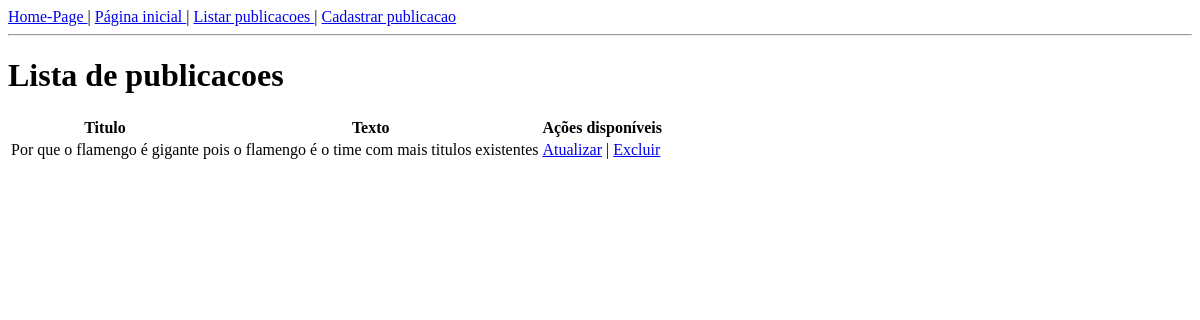
The app's page /forum/lista/ with its own data.
### forum/models.py (models this page shows)
class Publicacao(models.Model):
    id = models.AutoField(primary_key=True)
    titulo = models.CharField(
    max_length=100, help_text='Entre o titulo')
    texto = models.CharField(
    max_length=10000, help_text='Digite o texto da publicacao')

### forum/views.py (the view)
# urls.py: path('lista/', views.PublicacaoListView.as_view(),
class PublicacaoListView(View):
    def get(self, request, *args, **kwargs):
        publicacoes = Publicacao.objects.all()
        contexto = { 'publicacoes': publicacoes, }
        return render(
                request,
                'forum/listaPublicacoes.html',
                contexto)

### forum/templates/forum/listaPublicacoes.html (shortened to what this page needs)
{% load static %}
<!DOCTYPE html>
<html>
<head>
<link rel="stylesheet" href="{% static 'forum/css/estilo.css' %}">
</head>
<body>
    {% include 'forum/links.html' %}
    <h1>Lista de publicacoes</h1>
    <table>
     <tr><th>Titulo</th><th>Texto</th><th>Ações disponíveis</th></tr>
     {% if publicacoes %}
        {% for publicacao in publicacoes %}
            <tr>
            <td>{{ publicacao.titulo }}</td><td>{{ publicacao.texto }}</td>
            <td>
                <a href="{% url 'forum:atualiza-publicacao' pk=publicacao.id %}">Atualizar</a> |
                <a href="{% url 'forum:apaga-publicacao' pk=publicacao.id %}">Excluir</a>
            </td>
        </tr>
    {% empty %}
    <tr><th colspan="5">Ainda não tem pubicacoes cadastradas</th></tr>
    {% endfor %}
    {% else %}
    <tr><th colspan="5">Ainda não tem publicacoes cadastradas</th></tr>
    {% endif %}
</table>
</body>
</html>

### records on screen
Publicacao: titulo "Por que o flamengo é gigante", texto "pois o flamengo é o time com mais titulos existentes"
